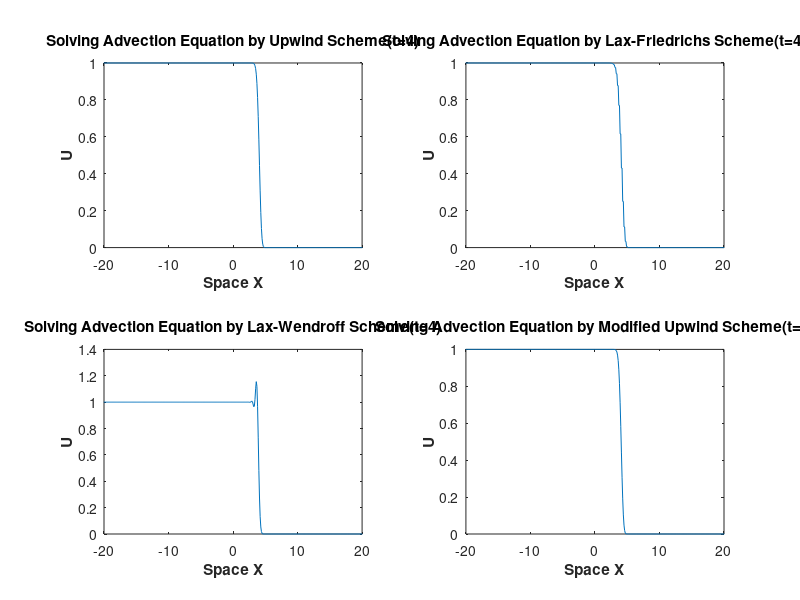

MATLAB code to generate this figure:
clear all;
close all;
clc;

a=1;
%a=2;
% a=4;
h=0.1;
dt = 0.08;
lamba = dt/h;
space_max = 40;
space_min = -40;
time = 0:dt:4;
space = space_min:h:space_max;
num_t = length(time);
num_s = length(space);
U = zeros(num_t,num_s);

num_zero = -space_min/h+1;

U(1,1:num_zero) = 1;
U(1,num_zero+1:num_s) = 0;

%Upwind Difference Scheme
U_up = U;
for n = 1:num_t-1
	for j = 1+n:num_s
		U_up(n+1,j)=U_up(n,j)-a*lamba*(U_up(n,j)-U_up(n,j-1));
	end
end
subplot(2,2,1);
plot(space,U_up(num_t,:));
set(gca,'XLim',[-20 20]);%X轴的数据显示范围
ylabel('U','FontWeight','bold');
xlabel('Space X','FontWeight','bold');
title('Solving Advection Equation by Upwind Scheme(t=4)');

%Lax-Friedrichs Scheme
U_LF = U;
for n = 1:num_t-1
	for j = 1+n:num_s-n
		U_LF(n+1,j)=(U_LF(n,j-1)+U_LF(n,j+1))/2-a*lamba*(U_LF(n,j+1)-U_LF(n,j-1))/2;
	end
end
subplot(2,2,2);
plot(space,U_LF(num_t,:));
set(gca,'XLim',[-20 20]);%X轴的数据显示范围
ylabel('U','FontWeight','bold');
xlabel('Space X','FontWeight','bold');
title('Solving Advection Equation by Lax-Friedrichs Scheme(t=4)');


%Lax-Wendroff Scheme
U_LW = U;
for n = 1:num_t-1
	for j = 1+n:num_s-n
		U_LW(n+1,j)=U_LW(n,j)-a*lamba*(U_LW(n,j+1)-U_LW(n,j-1))/2+a^2*lamba^2*(U_LW(n,j+1)-2*U_LW(n,j)+U_LW(n,j-1))/2;
	end
end
subplot(2,2,3);
plot(space,U_LW(num_t,:));
set(gca,'XLim',[-20 20]);%X轴的数据显示范围
ylabel('U','FontWeight','bold');
xlabel('Space X','FontWeight','bold');
title('Solving Advection Equation by Lax-Wendroff Scheme(t=4)');

%Modified Upwind Scheme
U_m_up = U;
p = floor(a*lamba);
d = a*lamba-p;
for n = 1:num_t-1
	for j = 1+n*(1+p):num_s
		U_m_up(n+1,j)=d*U_m_up(n,j-p-1)+(1-d)*U_m_up(n,j-p);
	end
end
subplot(2,2,4);
plot(space,U_m_up(num_t,:));
set(gca,'XLim',[-20 20]);%X轴的数据显示范围
ylabel('U','FontWeight','bold');
xlabel('Space X','FontWeight','bold');
title('Solving Advection Equation by Modified Upwind Scheme(t=4)');
